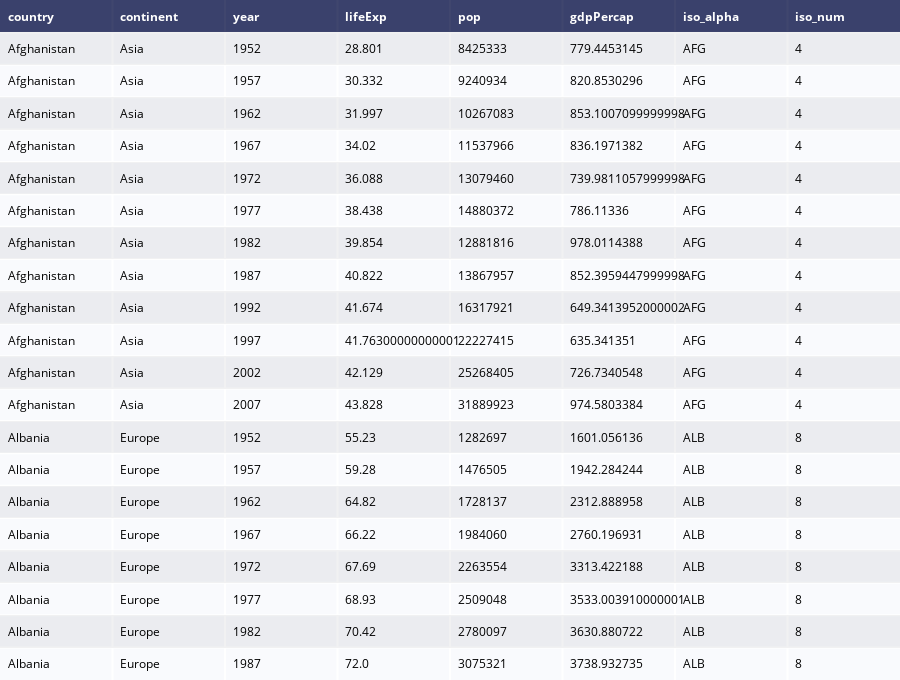

The notebook cell this image was saved under:
### Code cell
table = create_table(data_df.head(20))
py.iplot(table)

### Figure 1 — Plotly figure (JSON) as saved in the notebook; plotly's stock layout.template omitted (floating-point values rounded to 4 significant figures; data arrays with more than 128 entries replaced by an {"elided": "..."} marker saying what was removed)
{"data": [{"colorscale": [[0, "#00083e"], [0.5, "#ededee"], [1, "#ffffff"]], "hoverinfo": "none", "opacity": 0.75, "showscale": false, "type": "heatmap", "z": {"elided": "21x8 float values"}}], "layout": {"annotations": [{"align": "left", "font": {"color": "#ffffff"}, "showarrow": false, "text": "<b>country</b>", "x": -0.45, "xanchor": "left", "xref": "x", "y": 0, "yref": "y"}, {"align": "left", "font": {"color": "#ffffff"}, "showarrow": false, "text": "<b>continent</b>", "x": 0.55, "xanchor": "left", "xref": "x", "y": 0, "yref": "y"}, {"align": "left", "font": {"color": "#ffffff"}, "showarrow": false, "text": "<b>year</b>", "x": 1.55, "xanchor": "left", "xref": "x", "y": 0, "yref": "y"}, {"align": "left", "font": {"color": "#ffffff"}, "showarrow": false, "text": "<b>lifeExp</b>", "x": 2.55, "xanchor": "left", "xref": "x", "y": 0, "yref": "y"}, {"align": "left", "font": {"color": "#ffffff"}, "showarrow": false, "text": "<b>pop</b>", "x": 3.55, "xanchor": "left", "xref": "x", "y": 0, "yref": "y"}, {"align": "left", "font": {"color": "#ffffff"}, "showarrow": false, "text": "<b>gdpPercap</b>", "x": 4.55, "xanchor": "left", "xref": "x", "y": 0, "yref": "y"}, {"align": "left", "font": {"color": "#ffffff"}, "showarrow": false, "text": "<b>iso_alpha</b>", "x": 5.55, "xanchor": "left", "xref": "x", "y": 0, "yref": "y"}, {"align": "left", "font": {"color": "#ffffff"}, "showarrow": false, "text": "<b>iso_num</b>", "x": 6.55, "xanchor": "left", "xref": "x", "y": 0, "yref": "y"}, {"align": "left", "font": {"color": "#000000"}, "showarrow": false, "text": "Afghanistan", "x": -0.45, "xanchor": "left", "xref": "x", "y": 1, "yref": "y"}, {"align": "left", "font": {"color": "#000000"}, "showarrow": false, "text": "Asia", "x": 0.55, "xanchor": "left", "xref": "x", "y": 1, "yref": "y"}, {"align": "left", "font": {"color": "#000000"}, "showarrow": false, "text": "1952", "x": 1.55, "xanchor": "left", "xref": "x", "y": 1, "yref": "y"}, {"align": "left", "font": {"color": "#000000"}, "showarrow": false, "text": "28.801", "x": 2.55, "xanchor": "left", "xref": "x", "y": 1, "yref": "y"}, {"align": "left", "font": {"color": "#000000"}, "showarrow": false, "text": "8425333", "x": 3.55, "xanchor": "left", "xref": "x", "y": 1, "yref": "y"}, {"align": "left", "font": {"color": "#000000"}, "showarrow": false, "text": "779.4453145", "x": 4.55, "xanchor": "left", "xref": "x", "y": 1, "yref": "y"}, {"align": "left", "font": {"color": "#000000"}, "showarrow": false, "text": "AFG", "x": 5.55, "xanchor": "left", "xref": "x", "y": 1, "yref": "y"}, {"align": "left", "font": {"color": "#000000"}, "showarrow": false, "text": "4", "x": 6.55, "xanchor": "left", "xref": "x", "y": 1, "yref": "y"}, {"align": "left", "font": {"color": "#000000"}, "showarrow": false, "text": "Afghanistan", "x": -0.45, "xanchor": "left", "xref": "x", "y": 2, "yref": "y"}, {"align": "left", "font": {"color": "#000000"}, "showarrow": false, "text": "Asia", "x": 0.55, "xanchor": "left", "xref": "x", "y": 2, "yref": "y"}, {"align": "left", "font": {"color": "#000000"}, "showarrow": false, "text": "1957", "x": 1.55, "xanchor": "left", "xref": "x", "y": 2, "yref": "y"}, {"align": "left", "font": {"color": "#000000"}, "showarrow": false, "text": "30.332", "x": 2.55, "xanchor": "left", "xref": "x", "y": 2, "yref": "y"}, {"align": "left", "font": {"color": "#000000"}, "showarrow": false, "text": "9240934", "x": 3.55, "xanchor": "left", "xref": "x", "y": 2, "yref": "y"}, {"align": "left", "font": {"color": "#000000"}, "showarrow": false, "text": "820.8530296", "x": 4.55, "xanchor": "left", "xref": "x", "y": 2, "yref": "y"}, {"align": "left", "font": {"color": "#000000"}, "showarrow": false, "text": "AFG", "x": 5.55, "xanchor": "left", "xref": "x", "y": 2, "yref": "y"}, {"align": "left", "font": {"color": "#000000"}, "showarrow": false, "text": "4", "x": 6.55, "xanchor": "left", "xref": "x", "y": 2, "yref": "y"}, {"align": "left", "font": {"color": "#000000"}, "showarrow": false, "text": "Afghanistan", "x": -0.45, "xanchor": "left", "xref": "x", "y": 3, "yref": "y"}, {"align": "left", "font": {"color": "#000000"}, "showarrow": false, "text": "Asia", "x": 0.55, "xanchor": "left", "xref": "x", "y": 3, "yref": "y"}, {"align": "left", "font": {"color": "#000000"}, "showarrow": false, "text": "1962", "x": 1.55, "xanchor": "left", "xref": "x", "y": 3, "yref": "y"}, {"align": "left", "font": {"color": "#000000"}, "showarrow": false, "text": "31.997", "x": 2.55, "xanchor": "left", "xref": "x", "y": 3, "yref": "y"}, {"align": "left", "font": {"color": "#000000"}, "showarrow": false, "text": "10267083", "x": 3.55, "xanchor": "left", "xref": "x", "y": 3, "yref": "y"}, {"align": "left", "font": {"color": "#000000"}, "showarrow": false, "text": "853.1007099999998", "x": 4.55, "xanchor": "left", "xref": "x", "y": 3, "yref": "y"}, {"align": "left", "font": {"color": "#000000"}, "showarrow": false, "text": "AFG", "x": 5.55, "xanchor": "left", "xref": "x", "y": 3, "yref": "y"}, {"align": "left", "font": {"color": "#000000"}, "showarrow": false, "text": "4", "x": 6.55, "xanchor": "left", "xref": "x", "y": 3, "yref": "y"}, {"align": "left", "font": {"color": "#000000"}, "showarrow": false, "text": "Afghanistan", "x": -0.45, "xanchor": "left", "xref": "x", "y": 4, "yref": "y"}, {"align": "left", "font": {"color": "#000000"}, "showarrow": false, "text": "Asia", "x": 0.55, "xanchor": "left", "xref": "x", "y": 4, "yref": "y"}, {"align": "left", "font": {"color": "#000000"}, "showarrow": false, "text": "1967", "x": 1.55, "xanchor": "left", "xref": "x", "y": 4, "yref": "y"}, {"align": "left", "font": {"color": "#000000"}, "showarrow": false, "text": "34.02", "x": 2.55, "xanchor": "left", "xref": "x", "y": 4, "yref": "y"}, {"align": "left", "font": {"color": "#000000"}, "showarrow": false, "text": "11537966", "x": 3.55, "xanchor": "left", "xref": "x", "y": 4, "yref": "y"}, {"align": "left", "font": {"color": "#000000"}, "showarrow": false, "text": "836.1971382", "x": 4.55, "xanchor": "left", "xref": "x", "y": 4, "yref": "y"}, {"align": "left", "font": {"color": "#000000"}, "showarrow": false, "text": "AFG", "x": 5.55, "xanchor": "left", "xref": "x", "y": 4, "yref": "y"}, {"align": "left", "font": {"color": "#000000"}, "showarrow": false, "text": "4", "x": 6.55, "xanchor": "left", "xref": "x", "y": 4, "yref": "y"}, {"align": "left", "font": {"color": "#000000"}, "showarrow": false, "text": "Afghanistan", "x": -0.45, "xanchor": "left", "xref": "x", "y": 5, "yref": "y"}, {"align": "left", "font": {"color": "#000000"}, "showarrow": false, "text": "Asia", "x": 0.55, "xanchor": "left", "xref": "x", "y": 5, "yref": "y"}, {"align": "left", "font": {"color": "#000000"}, "showarrow": false, "text": "1972", "x": 1.55, "xanchor": "left", "xref": "x", "y": 5, "yref": "y"}, {"align": "left", "font": {"color": "#000000"}, "showarrow": false, "text": "36.088", "x": 2.55, "xanchor": "left", "xref": "x", "y": 5, "yref": "y"}, {"align": "left", "font": {"color": "#000000"}, "showarrow": false, "text": "13079460", "x": 3.55, "xanchor": "left", "xref": "x", "y": 5, "yref": "y"}, {"align": "left", "font": {"color": "#000000"}, "showarrow": false, "text": "739.9811057999998", "x": 4.55, "xanchor": "left", "xref": "x", "y": 5, "yref": "y"}, {"align": "left", "font": {"color": "#000000"}, "showarrow": false, "text": "AFG", "x": 5.55, "xanchor": "left", "xref": "x", "y": 5, "yref": "y"}, {"align": "left", "font": {"color": "#000000"}, "showarrow": false, "text": "4", "x": 6.55, "xanchor": "left", "xref": "x", "y": 5, "yref": "y"}, {"align": "left", "font": {"color": "#000000"}, "showarrow": false, "text": "Afghanistan", "x": -0.45, "xanchor": "left", "xref": "x", "y": 6, "yref": "y"}, {"align": "left", "font": {"color": "#000000"}, "showarrow": false, "text": "Asia", "x": 0.55, "xanchor": "left", "xref": "x", "y": 6, "yref": "y"}, {"align": "left", "font": {"color": "#000000"}, "showarrow": false, "text": "1977", "x": 1.55, "xanchor": "left", "xref": "x", "y": 6, "yref": "y"}, {"align": "left", "font": {"color": "#000000"}, "showarrow": false, "text": "38.438", "x": 2.55, "xanchor": "left", "xref": "x", "y": 6, "yref": "y"}, {"align": "left", "font": {"color": "#000000"}, "showarrow": false, "text": "14880372", "x": 3.55, "xanchor": "left", "xref": "x", "y": 6, "yref": "y"}, {"align": "left", "font": {"color": "#000000"}, "showarrow": false, "text": "786.11336", "x": 4.55, "xanchor": "left", "xref": "x", "y": 6, "yref": "y"}, {"align": "left", "font": {"color": "#000000"}, "showarrow": false, "text": "AFG", "x": 5.55, "xanchor": "left", "xref": "x", "y": 6, "yref": "y"}, {"align": "left", "font": {"color": "#000000"}, "showarrow": false, "text": "4", "x": 6.55, "xanchor": "left", "xref": "x", "y": 6, "yref": "y"}, {"align": "left", "font": {"color": "#000000"}, "showarrow": false, "text": "Afghanistan", "x": -0.45, "xanchor": "left", "xref": "x", "y": 7, "yref": "y"}, {"align": "left", "font": {"color": "#000000"}, "showarrow": false, "text": "Asia", "x": 0.55, "xanchor": "left", "xref": "x", "y": 7, "yref": "y"}, {"align": "left", "font": {"color": "#000000"}, "showarrow": false, "text": "1982", "x": 1.55, "xanchor": "left", "xref": "x", "y": 7, "yref": "y"}, {"align": "left", "font": {"color": "#000000"}, "showarrow": false, "text": "39.854", "x": 2.55, "xanchor": "left", "xref": "x", "y": 7, "yref": "y"}, {"align": "left", "font": {"color": "#000000"}, "showarrow": false, "text": "12881816", "x": 3.55, "xanchor": "left", "xref": "x", "y": 7, "yref": "y"}, {"align": "left", "font": {"color": "#000000"}, "showarrow": false, "text": "978.0114388", "x": 4.55, "xanchor": "left", "xref": "x", "y": 7, "yref": "y"}, {"align": "left", "font": {"color": "#000000"}, "showarrow": false, "text": "AFG", "x": 5.55, "xanchor": "left", "xref": "x", "y": 7, "yref": "y"}, {"align": "left", "font": {"color": "#000000"}, "showarrow": false, "text": "4", "x": 6.55, "xanchor": "left", "xref": "x", "y": 7, "yref": "y"}, {"align": "left", "font": {"color": "#000000"}, "showarrow": false, "text": "Afghanistan", "x": -0.45, "xanchor": "left", "xref": "x", "y": 8, "yref": "y"}, {"align": "left", "font": {"color": "#000000"}, "showarrow": false, "text": "Asia", "x": 0.55, "xanchor": "left", "xref": "x", "y": 8, "yref": "y"}, {"align": "left", "font": {"color": "#000000"}, "showarrow": false, "text": "1987", "x": 1.55, "xanchor": "left", "xref": "x", "y": 8, "yref": "y"}, {"align": "left", "font": {"color": "#000000"}, "showarrow": false, "text": "40.822", "x": 2.55, "xanchor": "left", "xref": "x", "y": 8, "yref": "y"}, {"align": "left", "font": {"color": "#000000"}, "showarrow": false, "text": "13867957", "x": 3.55, "xanchor": "left", "xref": "x", "y": 8, "yref": "y"}, {"align": "left", "font": {"color": "#000000"}, "showarrow": false, "text": "852.3959447999998", "x": 4.55, "xanchor": "left", "xref": "x", "y": 8, "yref": "y"}, {"align": "left", "font": {"color": "#000000"}, "showarrow": false, "text": "AFG", "x": 5.55, "xanchor": "left", "xref": "x", "y": 8, "yref": "y"}, {"align": "left", "font": {"color": "#000000"}, "showarrow": false, "text": "4", "x": 6.55, "xanchor": "left", "xref": "x", "y": 8, "yref": "y"}, {"align": "left", "font": {"color": "#000000"}, "showarrow": false, "text": "Afghanistan", "x": -0.45, "xanchor": "left", "xref": "x", "y": 9, "yref": "y"}, {"align": "left", "font": {"color": "#000000"}, "showarrow": false, "text": "Asia", "x": 0.55, "xanchor": "left", "xref": "x", "y": 9, "yref": "y"}, {"align": "left", "font": {"color": "#000000"}, "showarrow": false, "text": "1992", "x": 1.55, "xanchor": "left", "xref": "x", "y": 9, "yref": "y"}, {"align": "left", "font": {"color": "#000000"}, "showarrow": false, "text": "41.674", "x": 2.55, "xanchor": "left", "xref": "x", "y": 9, "yref": "y"}, {"align": "left", "font": {"color": "#000000"}, "showarrow": false, "text": "16317921", "x": 3.55, "xanchor": "left", "xref": "x", "y": 9, "yref": "y"}, {"align": "left", "font": {"color": "#000000"}, "showarrow": false, "text": "649.3413952000002", "x": 4.55, "xanchor": "left", "xref": "x", "y": 9, "yref": "y"}, {"align": "left", "font": {"color": "#000000"}, "showarrow": false, "text": "AFG", "x": 5.55, "xanchor": "left", "xref": "x", "y": 9, "yref": "y"}, {"align": "left", "font": {"color": "#000000"}, "showarrow": false, "text": "4", "x": 6.55, "xanchor": "left", "xref": "x", "y": 9, "yref": "y"}, {"align": "left", "font": {"color": "#000000"}, "showarrow": false, "text": "Afghanistan", "x": -0.45, "xanchor": "left", "xref": "x", "y": 10, "yref": "y"}, {"align": "left", "font": {"color": "#000000"}, "showarrow": false, "text": "Asia", "x": 0.55, "xanchor": "left", "xref": "x", "y": 10, "yref": "y"}, {"align": "left", "font": {"color": "#000000"}, "showarrow": false, "text": "1997", "x": 1.55, "xanchor": "left", "xref": "x", "y": 10, "yref": "y"}, {"align": "left", "font": {"color": "#000000"}, "showarrow": false, "text": "41.76300000000001", "x": 2.55, "xanchor": "left", "xref": "x", "y": 10, "yref": "y"}, {"align": "left", "font": {"color": "#000000"}, "showarrow": false, "text": "22227415", "x": 3.55, "xanchor": "left", "xref": "x", "y": 10, "yref": "y"}, {"align": "left", "font": {"color": "#000000"}, "showarrow": false, "text": "635.341351", "x": 4.55, "xanchor": "left", "xref": "x", "y": 10, "yref": "y"}, {"align": "left", "font": {"color": "#000000"}, "showarrow": false, "text": "AFG", "x": 5.55, "xanchor": "left", "xref": "x", "y": 10, "yref": "y"}, {"align": "left", "font": {"color": "#000000"}, "showarrow": false, "text": "4", "x": 6.55, "xanchor": "left", "xref": "x", "y": 10, "yref": "y"}, {"align": "left", "font": {"color": "#000000"}, "showarrow": false, "text": "Afghanistan", "x": -0.45, "xanchor": "left", "xref": "x", "y": 11, "yref": "y"}, {"align": "left", "font": {"color": "#000000"}, "showarrow": false, "text": "Asia", "x": 0.55, "xanchor": "left", "xref": "x", "y": 11, "yref": "y"}, {"align": "left", "font": {"color": "#000000"}, "showarrow": false, "text": "2002", "x": 1.55, "xanchor": "left", "xref": "x", "y": 11, "yref": "y"}, {"align": "left", "font": {"color": "#000000"}, "showarrow": false, "text": "42.129", "x": 2.55, "xanchor": "left", "xref": "x", "y": 11, "yref": "y"}, {"align": "left", "font": {"color": "#000000"}, "showarrow": false, "text": "25268405", "x": 3.55, "xanchor": "left", "xref": "x", "y": 11, "yref": "y"}, {"align": "left", "font": {"color": "#000000"}, "showarrow": false, "text": "726.7340548", "x": 4.55, "xanchor": "left", "xref": "x", "y": 11, "yref": "y"}, {"align": "left", "font": {"color": "#000000"}, "showarrow": false, "text": "AFG", "x": 5.55, "xanchor": "left", "xref": "x", "y": 11, "yref": "y"}, {"align": "left", "font": {"color": "#000000"}, "showarrow": false, "text": "4", "x": 6.55, "xanchor": "left", "xref": "x", "y": 11, "yref": "y"}, {"align": "left", "font": {"color": "#000000"}, "showarrow": false, "text": "Afghanistan", "x": -0.45, "xanchor": "left", "xref": "x", "y": 12, "yref": "y"}, {"align": "left", "font": {"color": "#000000"}, "showarrow": false, "text": "Asia", "x": 0.55, "xanchor": "left", "xref": "x", "y": 12, "yref": "y"}, {"align": "left", "font": {"color": "#000000"}, "showarrow": false, "text": "2007", "x": 1.55, "xanchor": "left", "xref": "x", "y": 12, "yref": "y"}, {"align": "left", "font": {"color": "#000000"}, "showarrow": false, "text": "43.828", "x": 2.55, "xanchor": "left", "xref": "x", "y": 12, "yref": "y"}, {"align": "left", "font": {"color": "#000000"}, "showarrow": false, "text": "31889923", "x": 3.55, "xanchor": "left", "xref": "x", "y": 12, "yref": "y"}, {"align": "left", "font": {"color": "#000000"}, "showarrow": false, "text": "974.5803384", "x": 4.55, "xanchor": "left", "xref": "x", "y": 12, "yref": "y"}, {"align": "left", "font": {"color": "#000000"}, "showarrow": false, "text": "AFG", "x": 5.55, "xanchor": "left", "xref": "x", "y": 12, "yref": "y"}, {"align": "left", "font": {"color": "#000000"}, "showarrow": false, "text": "4", "x": 6.55, "xanchor": "left", "xref": "x", "y": 12, "yref": "y"}, {"align": "left", "font": {"color": "#000000"}, "showarrow": false, "text": "Albania", "x": -0.45, "xanchor": "left", "xref": "x", "y": 13, "yref": "y"}, {"align": "left", "font": {"color": "#000000"}, "showarrow": false, "text": "Europe", "x": 0.55, "xanchor": "left", "xref": "x", "y": 13, "yref": "y"}, {"align": "left", "font": {"color": "#000000"}, "showarrow": false, "text": "1952", "x": 1.55, "xanchor": "left", "xref": "x", "y": 13, "yref": "y"}, {"align": "left", "font": {"color": "#000000"}, "showarrow": false, "text": "55.23", "x": 2.55, "xanchor": "left", "xref": "x", "y": 13, "yref": "y"}, {"align": "left", "font": {"color": "#000000"}, "showarrow": false, "text": "1282697", "x": 3.55, "xanchor": "left", "xref": "x", "y": 13, "yref": "y"}, {"align": "left", "font": {"color": "#000000"}, "showarrow": false, "text": "1601.056136", "x": 4.55, "xanchor": "left", "xref": "x", "y": 13, "yref": "y"}, {"align": "left", "font": {"color": "#000000"}, "showarrow": false, "text": "ALB", "x": 5.55, "xanchor": "left", "xref": "x", "y": 13, "yref": "y"}, {"align": "left", "font": {"color": "#000000"}, "showarrow": false, "text": "8", "x": 6.55, "xanchor": "left", "xref": "x", "y": 13, "yref": "y"}, {"align": "left", "font": {"color": "#000000"}, "showarrow": false, "text": "Albania", "x": -0.45, "xanchor": "left", "xref": "x", "y": 14, "yref": "y"}, {"align": "left", "font": {"color": "#000000"}, "showarrow": false, "text": "Europe", "x": 0.55, "xanchor": "left", "xref": "x", "y": 14, "yref": "y"}, {"align": "left", "font": {"color": "#000000"}, "showarrow": false, "text": "1957", "x": 1.55, "xanchor": "left", "xref": "x", "y": 14, "yref": "y"}, {"align": "left", "font": {"color": "#000000"}, "showarrow": false, "text": "59.28", "x": 2.55, "xanchor": "left", "xref": "x", "y": 14, "yref": "y"}, {"align": "left", "font": {"color": "#000000"}, "showarrow": false, "text": "1476505", "x": 3.55, "xanchor": "left", "xref": "x", "y": 14, "yref": "y"}, {"align": "left", "font": {"color": "#000000"}, "showarrow": false, "text": "1942.284244", "x": 4.55, "xanchor": "left", "xref": "x", "y": 14, "yref": "y"}, {"align": "left", "font": {"color": "#000000"}, "showarrow": false, "text": "ALB", "x": 5.55, "xanchor": "left", "xref": "x", "y": 14, "yref": "y"}, {"align": "left", "font": {"color": "#000000"}, "showarrow": false, "text": "8", "x": 6.55, "xanchor": "left", "xref": "x", "y": 14, "yref": "y"}, {"align": "left", "font": {"color": "#000000"}, "showarrow": false, "text": "Albania", "x": -0.45, "xanchor": "left", "xref": "x", "y": 15, "yref": "y"}, {"align": "left", "font": {"color": "#000000"}, "showarrow": false, "text": "Europe", "x": 0.55, "xanchor": "left", "xref": "x", "y": 15, "yref": "y"}, {"align": "left", "font": {"color": "#000000"}, "showarrow": false, "text": "1962", "x": 1.55, "xanchor": "left", "xref": "x", "y": 15, "yref": "y"}, {"align": "left", "font": {"color": "#000000"}, "showarrow": false, "text": "64.82", "x": 2.55, "xanchor": "left", "xref": "x", "y": 15, "yref": "y"}, {"align": "left", "font": {"color": "#000000"}, "showarrow": false, "text": "1728137", "x": 3.55, "xanchor": "left", "xref": "x", "y": 15, "yref": "y"}, {"align": "left", "font": {"color": "#000000"}, "showarrow": false, "text": "2312.888958", "x": 4.55, "xanchor": "left", "xref": "x", "y": 15, "yref": "y"}, {"align": "left", "font": {"color": "#000000"}, "showarrow": false, "text": "ALB", "x": 5.55, "xanchor": "left", "xref": "x", "y": 15, "yref": "y"}, {"align": "left", "font": {"color": "#000000"}, "showarrow": false, "text": "8", "x": 6.55, "xanchor": "left", "xref": "x", "y": 15, "yref": "y"}, {"align": "left", "font": {"color": "#000000"}, "showarrow": false, "text": "Albania", "x": -0.45, "xanchor": "left", "xref": "x", "y": 16, "yref": "y"}, {"align": "left", "font": {"color": "#000000"}, "showarrow": false, "text": "Europe", "x": 0.55, "xanchor": "left", "xref": "x", "y": 16, "yref": "y"}, {"align": "left", "font": {"color": "#000000"}, "showarrow": false, "text": "1967", "x": 1.55, "xanchor": "left", "xref": "x", "y": 16, "yref": "y"}, {"align": "left", "font": {"color": "#000000"}, "showarrow": false, "text": "66.22", "x": 2.55, "xanchor": "left", "xref": "x", "y": 16, "yref": "y"}, {"align": "left", "font": {"color": "#000000"}, "showarrow": false, "text": "1984060", "x": 3.55, "xanchor": "left", "xref": "x", "y": 16, "yref": "y"}, {"align": "left", "font": {"color": "#000000"}, "showarrow": false, "text": "2760.196931", "x": 4.55, "xanchor": "left", "xref": "x", "y": 16, "yref": "y"}, {"align": "left", "font": {"color": "#000000"}, "showarrow": false, "text": "ALB", "x": 5.55, "xanchor": "left", "xref": "x", "y": 16, "yref": "y"}, {"align": "left", "font": {"color": "#000000"}, "showarrow": false, "text": "8", "x": 6.55, "xanchor": "left", "xref": "x", "y": 16, "yref": "y"}, {"align": "left", "font": {"color": "#000000"}, "showarrow": false, "text": "Albania", "x": -0.45, "xanchor": "left", "xref": "x", "y": 17, "yref": "y"}, {"align": "left", "font": {"color": "#000000"}, "showarrow": false, "text": "Europe", "x": 0.55, "xanchor": "left", "xref": "x", "y": 17, "yref": "y"}, {"align": "left", "font": {"color": "#000000"}, "showarrow": false, "text": "1972", "x": 1.55, "xanchor": "left", "xref": "x", "y": 17, "yref": "y"}, {"align": "left", "font": {"color": "#000000"}, "showarrow": false, "text": "67.69", "x": 2.55, "xanchor": "left", "xref": "x", "y": 17, "yref": "y"}, {"align": "left", "font": {"color": "#000000"}, "showarrow": false, "text": "2263554", "x": 3.55, "xanchor": "left", "xref": "x", "y": 17, "yref": "y"}, {"align": "left", "font": {"color": "#000000"}, "showarrow": false, "text": "3313.422188", "x": 4.55, "xanchor": "left", "xref": "x", "y": 17, "yref": "y"}, {"align": "left", "font": {"color": "#000000"}, "showarrow": false, "text": "ALB", "x": 5.55, "xanchor": "left", "xref": "x", "y": 17, "yref": "y"}, {"align": "left", "font": {"color": "#000000"}, "showarrow": false, "text": "8", "x": 6.55, "xanchor": "left", "xref": "x", "y": 17, "yref": "y"}, {"align": "left", "font": {"color": "#000000"}, "showarrow": false, "text": "Albania", "x": -0.45, "xanchor": "left", "xref": "x", "y": 18, "yref": "y"}, {"align": "left", "font": {"color": "#000000"}, "showarrow": false, "text": "Europe", "x": 0.55, "xanchor": "left", "xref": "x", "y": 18, "yref": "y"}, {"align": "left", "font": {"color": "#000000"}, "showarrow": false, "text": "1977", "x": 1.55, "xanchor": "left", "xref": "x", "y": 18, "yref": "y"}, {"align": "left", "font": {"color": "#000000"}, "showarrow": false, "text": "68.93", "x": 2.55, "xanchor": "left", "xref": "x", "y": 18, "yref": "y"}, {"align": "left", "font": {"color": "#000000"}, "showarrow": false, "text": "2509048", "x": 3.55, "xanchor": "left", "xref": "x", "y": 18, "yref": "y"}, {"align": "left", "font": {"color": "#000000"}, "showarrow": false, "text": "3533.003910000001", "x": 4.55, "xanchor": "left", "xref": "x", "y": 18, "yref": "y"}, {"align": "left", "font": {"color": "#000000"}, "showarrow": false, "text": "ALB", "x": 5.55, "xanchor": "left", "xref": "x", "y": 18, "yref": "y"}, {"align": "left", "font": {"color": "#000000"}, "showarrow": false, "text": "8", "x": 6.55, "xanchor": "left", "xref": "x", "y": 18, "yref": "y"}, {"align": "left", "font": {"color": "#000000"}, "showarrow": false, "text": "Albania", "x": -0.45, "xanchor": "left", "xref": "x", "y": 19, "yref": "y"}, {"align": "left", "font": {"color": "#000000"}, "showarrow": false, "text": "Europe", "x": 0.55, "xanchor": "left", "xref": "x", "y": 19, "yref": "y"}, {"align": "left", "font": {"color": "#000000"}, "showarrow": false, "text": "1982", "x": 1.55, "xanchor": "left", "xref": "x", "y": 19, "yref": "y"}, {"align": "left", "font": {"color": "#000000"}, "showarrow": false, "text": "70.42", "x": 2.55, "xanchor": "left", "xref": "x", "y": 19, "yref": "y"}, {"align": "left", "font": {"color": "#000000"}, "showarrow": false, "text": "2780097", "x": 3.55, "xanchor": "left", "xref": "x", "y": 19, "yref": "y"}, {"align": "left", "font": {"color": "#000000"}, "showarrow": false, "text": "3630.880722", "x": 4.55, "xanchor": "left", "xref": "x", "y": 19, "yref": "y"}, {"align": "left", "font": {"color": "#000000"}, "showarrow": false, "text": "ALB", "x": 5.55, "xanchor": "left", "xref": "x", "y": 19, "yref": "y"}, {"align": "left", "font": {"color": "#000000"}, "showarrow": false, "text": "8", "x": 6.55, "xanchor": "left", "xref": "x", "y": 19, "yref": "y"}, {"align": "left", "font": {"color": "#000000"}, "showarrow": false, "text": "Albania", "x": -0.45, "xanchor": "left", "xref": "x", "y": 20, "yref": "y"}, {"align": "left", "font": {"color": "#000000"}, "showarrow": false, "text": "Europe", "x": 0.55, "xanchor": "left", "xref": "x", "y": 20, "yref": "y"}, {"align": "left", "font": {"color": "#000000"}, "showarrow": false, "text": "1987", "x": 1.55, "xanchor": "left", "xref": "x", "y": 20, "yref": "y"}, {"align": "left", "font": {"color": "#000000"}, "showarrow": false, "text": "72.0", "x": 2.55, "xanchor": "left", "xref": "x", "y": 20, "yref": "y"}, {"align": "left", "font": {"color": "#000000"}, "showarrow": false, "text": "3075321", "x": 3.55, "xanchor": "left", "xref": "x", "y": 20, "yref": "y"}, {"align": "left", "font": {"color": "#000000"}, "showarrow": false, "text": "3738.932735", "x": 4.55, "xanchor": "left", "xref": "x", "y": 20, "yref": "y"}, {"align": "left", "font": {"color": "#000000"}, "showarrow": false, "text": "ALB", "x": 5.55, "xanchor": "left", "xref": "x", "y": 20, "yref": "y"}, {"align": "left", "font": {"color": "#000000"}, "showarrow": false, "text": "8", "x": 6.55, "xanchor": "left", "xref": "x", "y": 20, "yref": "y"}], "height": 680, "margin": {"b": 0, "l": 0, "r": 0, "t": 0}, "xaxis": {"dtick": 1, "gridwidth": 2, "showticklabels": false, "tick0": -0.5, "ticks": "", "zeroline": false}, "yaxis": {"autorange": "reversed", "dtick": 1, "gridwidth": 2, "showticklabels": false, "tick0": 0.5, "ticks": "", "zeroline": false}}}
